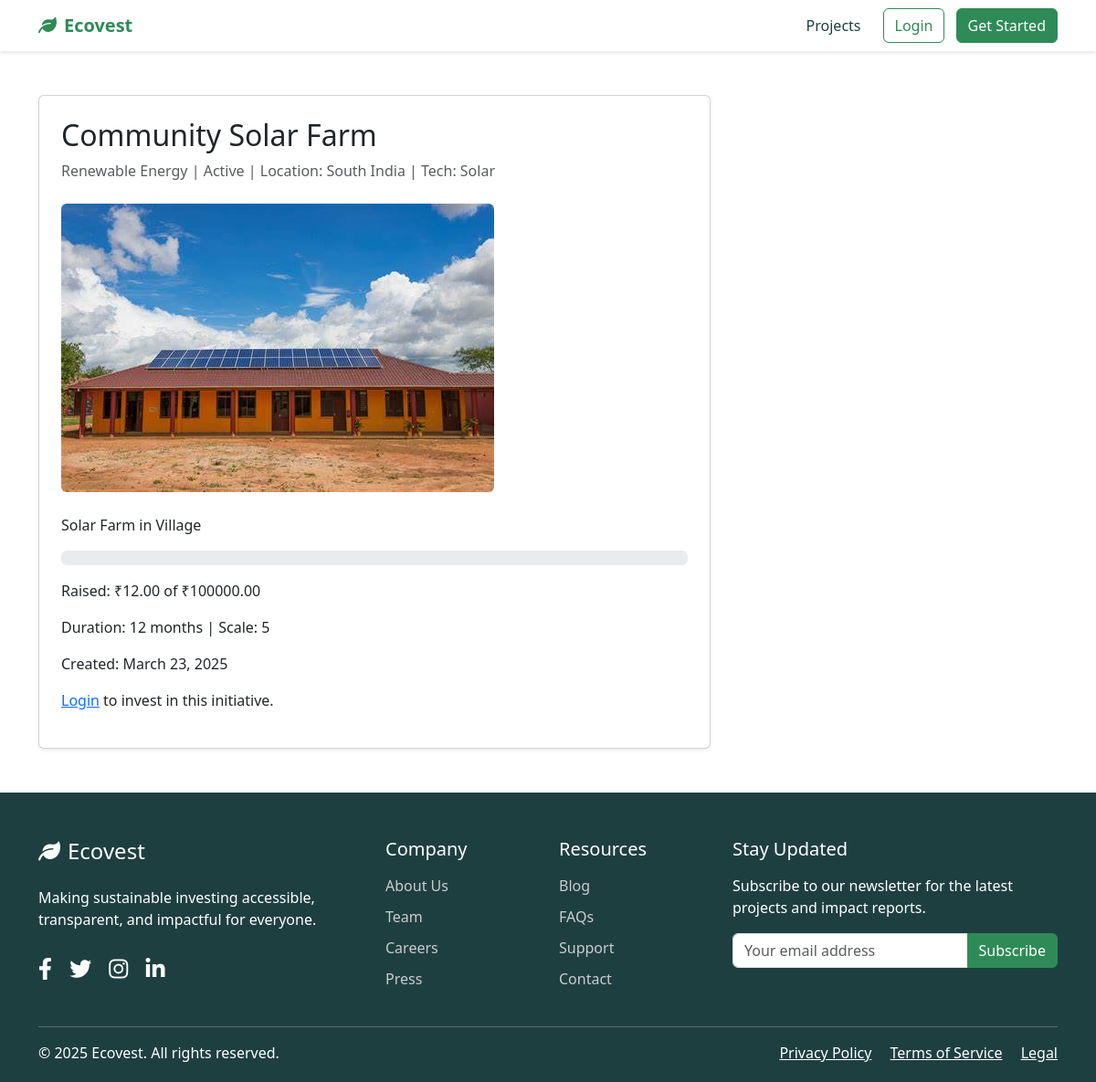
The app's page /initiatives/3/ with its own data.
### initiatives/models.py (models this page shows, shortened)
class Initiative(models.Model):
    STATUS_CHOICES = [
        ('active', 'Active'),
        ('funded', 'Funded'),
        ('completed', 'Completed'),
    ]
    LOCATION_CHOICES = [
        ('North India', 'North India'),  # e.g., arid, industrial
        ('South India', 'South India'),  # e.g., tropical, coastal
        ('East India', 'East India'),    # e.g., humid, rural
        ('West India', 'West India'),    # e.g., semi-arid, urban
    ]
    TECHNOLOGY_CHOICES = [
        ('Solar', 'Solar'),
        ('Wind', 'Wind'),
        ('Hydro', 'Hydro'),
        ('Organic', 'Organic'),
        ('Mechanical', 'Mechanical'),
        ('Chemical', 'Chemical'),
        ('Biofuel', 'Biofuel'),
        ('EV', 'Electric Vehicle'),
        ('Manual', 'Manual'),
        ('AI', 'Artificial Intelligence'),
    ]
    title = models.CharField(max_length=200)
    description = models.TextField()
    category = models.ForeignKey(Category, on_delete=models.CASCADE, related_name='initiatives')
    image = models.ImageField(upload_to='initiatives/', null=True, blank=True)
    goal_amount = models.DecimalField(max_digits=10, decimal_places=2)
    current_amount = models.DecimalField(max_digits=10, decimal_places=2, default=0.0)
    duration_months = models.PositiveIntegerField(default=12)
    project_scale = models.PositiveIntegerField(default=1, help_text="Scale of project (1=small, 5=medium, 10=large)")
    location = models.CharField(max_length=50, choices=LOCATION_CHOICES, default='North India')
    technology_type = models.CharField(max_length=50, choices=TECHNOLOGY_CHOICES, default='Manual')
    status = models.CharField(max_length=20, choices=STATUS_CHOICES, default='active')
    created_at = models.DateTimeField(auto_now_add=True)
    updated_at = models.DateTimeField(auto_now=True)

class Category(models.Model):
    name = models.CharField(max_length=100, choices=[
        ('Renewable Energy', 'Renewable Energy'),
        ('Recycling', 'Recycling'),
        ('Emission Control', 'Emission Control'),
        ('Water Conservation', 'Water Conservation'),
        ('Reforestation', 'Reforestation'),
        ('Sustainable Agriculture', 'Sustainable Agriculture'),
        ('Clean Transportation', 'Clean Transportation'),
        ('Waste Management', 'Waste Management'),
        ('Green Technology', 'Green Technology'),
        ('Ocean Conservation', 'Ocean Conservation'),
    ])
    description = models.TextField(blank=True)

### initiatives/views.py (the view)
# urls.py: path('<int:pk>/', views.initiative_detail, name='initiative_detail'),
def initiative_detail(request, pk):
    initiative = get_object_or_404(Initiative, pk=pk)
    return render(request, 'initiatives/initiative_detail.html', {'initiative': initiative})

### initiatives/templates/initiatives/initiative_detail.html (shortened to what this page needs)
{% extends 'core/base.html' %}
{% block content %}
<section class="py-5">
    <div class="container">
        <div class="row">
            <div class="col-md-8">
                <div class="card shadow-sm">
                    <div class="card-body p-4">
                        <h2 class="card-title">{{ initiative.title }}</h2>
                        <p class="text-muted mb-4">
                            {{ initiative.category.name }} | {{ initiative.status|title }} |
                            Location: {{ initiative.location }} | Tech: {{ initiative.technology_type }}
                        </p>
                        {% if initiative.image %}
                            <img src="{{ initiative.image.url }}" class="img-fluid mb-4 rounded" alt="{{ initiative.title }}">
                        {% else %}
                            <img src="https://source.unsplash.com/random/800x400/?sustainability" class="img-fluid mb-4 rounded" alt="{{ initiative.title }}">
                        {% endif %}
                        <p>{{ initiative.description }}</p>
                        <div class="progress mb-3">
                        </div>
                        <p>Raised: ₹{{ initiative.current_amount|floatformat:2 }} of ₹{{ initiative.goal_amount|floatformat:2 }}</p>
                        <p>Duration: {{ initiative.duration_months }} months | Scale: {{ initiative.project_scale }}</p>
                        <p>Created: {{ initiative.created_at|date:"F d, Y" }}</p>
                        {% if user.is_authenticated and initiative.status == 'active' %}
                            <a href="{% url 'invest' initiative.id %}" class="btn btn-primary">Invest Now</a>
                        {% elif not user.is_authenticated %}
                            <p><a href="{% url 'login' %}">Login</a> to invest in this initiative.</p>
                        {% else %}
                            <p class="text-muted">This initiative is {{ initiative.status }}.</p>
                        {% endif %}
                    </div>
                </div>
            </div>
        </div>
    </div>
</section>
{% endblock %}

### static/css/style.css (style rules this page uses)
:root { --primary-color: #2E8B57; --secondary-color: #3CB371; --accent-color: #F0F8FF; --dark-color: #1E3F40; --light-color: #F5F5F5; }
body { font-family: 'Segoe UI', Tahoma, Geneva, Verdana, sans-serif; color: #333; }

### records on screen
Initiative: title "Community Solar Farm", category.name "Renewable Energy", status "Active", location "South India", technology_type "Solar", image (picture), description "Solar Farm in Village", current_amount "12.00", goal_amount "100000.00", duration_months "12", project_scale "5", created_at "March 23, 2025"
